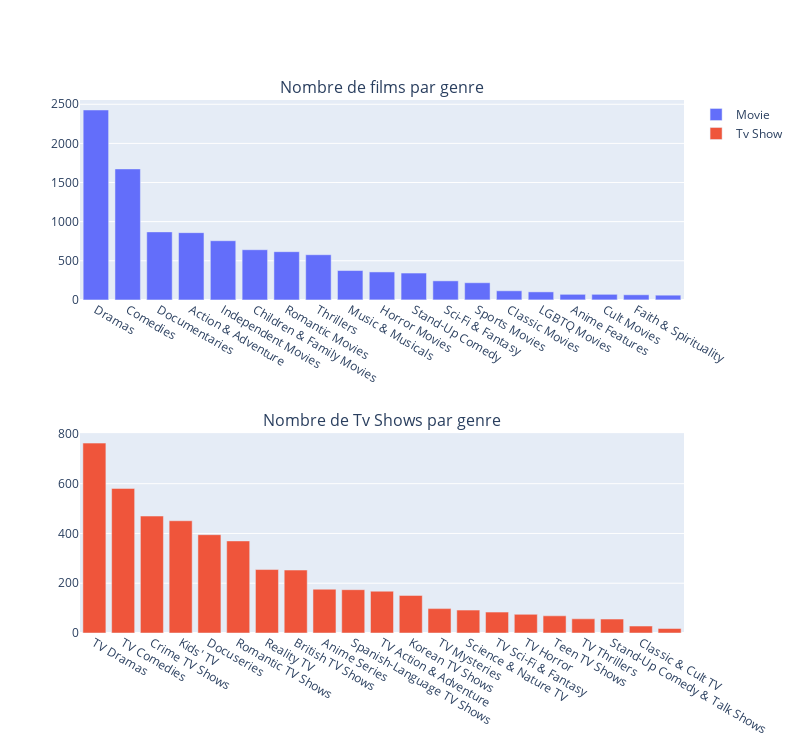

Source (notebook cell):
### Code cell
fig = make_subplots(rows=2, 
                    cols=1, 
                    subplot_titles=['Nombre de films par genre', 'Nombre de Tv Shows par genre'],
                    shared_xaxes=False
                    )
fig.add_trace(go.Bar(x=top_genre_movies.index, y=top_genre_movies.values, name='Movie'), row=1, col=1)

fig.add_trace(go.Bar(x=top_genre_tv_shows.index, y=top_genre_tv_shows.values, name='Tv Show'), row=2, col=1)

fig.update_layout(height=750, width=800)
fig.show()

### Figure 1 — Plotly figure (JSON) as saved in the notebook; plotly's stock layout.template omitted (floating-point values rounded to 4 significant figures)
{"data": [{"name": "Movie", "type": "bar", "x": ["Dramas", "Comedies", "Documentaries", "Action & Adventure", "Independent Movies", "Children & Family Movies", "Romantic Movies", "Thrillers", "Music & Musicals", "Horror Movies", "Stand-Up Comedy", "Sci-Fi & Fantasy", "Sports Movies", "Classic Movies", "LGBTQ Movies", "Anime Features", "Cult Movies", "Faith & Spirituality", ""], "xaxis": "x", "y": [2427, 1674, 869, 859, 756, 641, 616, 577, 375, 357, 343, 243, 219, 116, 102, 71, 71, 65, 60], "yaxis": "y"}, {"name": "Tv Show", "type": "bar", "x": ["TV Dramas", "TV Comedies", "Crime TV Shows", "Kids' TV", "Docuseries", "Romantic TV Shows", "Reality TV", "British TV Shows", "Anime Series", "Spanish-Language TV Shows", "TV Action & Adventure", "Korean TV Shows", "TV Mysteries", "Science & Nature TV", "TV Sci-Fi & Fantasy", "TV Horror", "Teen TV Shows", "TV Thrillers", "Stand-Up Comedy & Talk Shows", "Classic & Cult TV", ""], "xaxis": "x2", "y": [763, 581, 470, 451, 395, 370, 255, 253, 176, 174, 168, 151, 98, 92, 84, 75, 69, 57, 56, 28, 18], "yaxis": "y2"}], "layout": {"annotations": [{"font": {"size": 16}, "showarrow": false, "text": "Nombre de films par genre", "x": 0.5, "xanchor": "center", "xref": "paper", "y": 1, "yanchor": "bottom", "yref": "paper"}, {"font": {"size": 16}, "showarrow": false, "text": "Nombre de Tv Shows par genre", "x": 0.5, "xanchor": "center", "xref": "paper", "y": 0.375, "yanchor": "bottom", "yref": "paper"}], "height": 750, "width": 800, "xaxis": {"anchor": "y", "domain": [0, 1]}, "xaxis2": {"anchor": "y2", "domain": [0, 1]}, "yaxis": {"anchor": "x", "domain": [0.625, 1]}, "yaxis2": {"anchor": "x2", "domain": [0, 0.375]}}}
